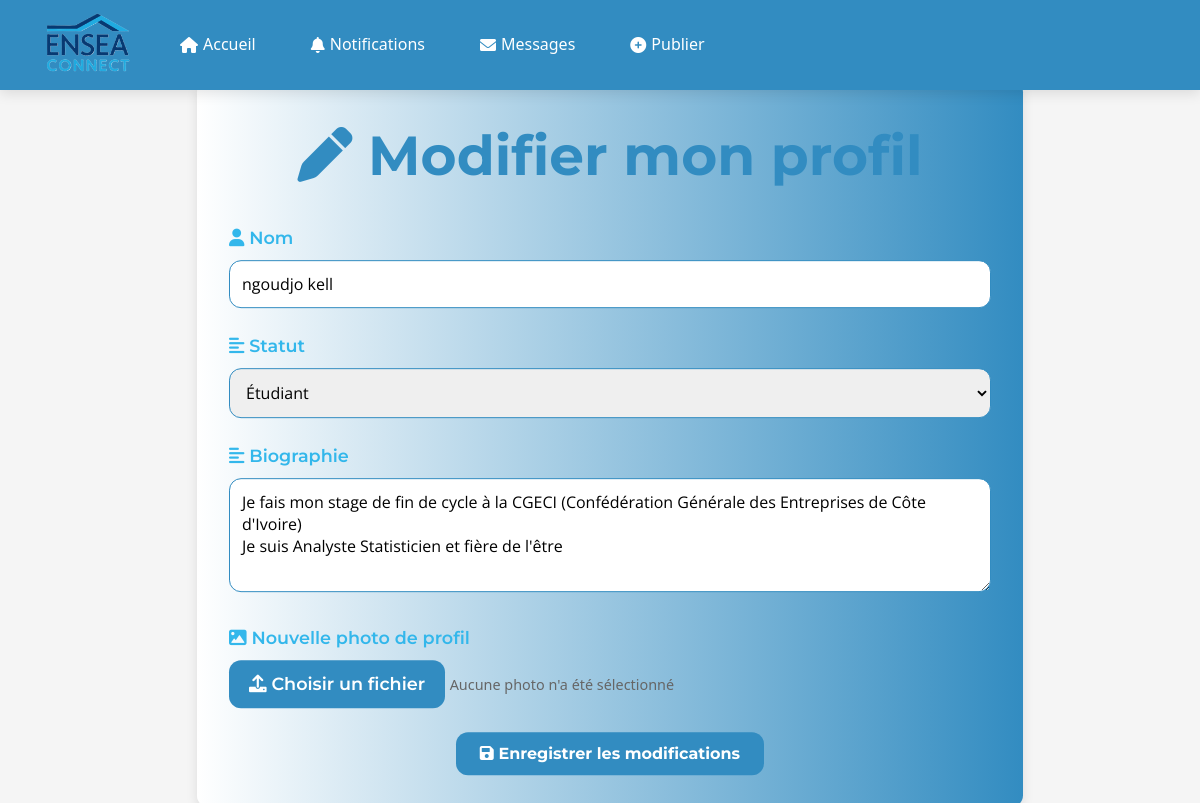
The page /utilisateur/modifier (signed in) on the database its author committed.
### models.py (models this page shows)
class Utilisateur(UserMixin, db.Model):
    id = db.Column(db.Integer, primary_key=True)
    nom = db.Column(db.String(100), nullable=False)
    email = db.Column(db.String(120), unique=True, nullable=False)
    mot_de_passe = db.Column(db.String(200), nullable=False)
    bio = db.Column(db.Text, default="")
    statut = db.Column(db.String(20), nullable=False, default="étudiant")
    photo = db.Column(db.String(255))

### routes/users.py (the view, shortened to what this page needs)
@bp.route('/modifier', methods=['GET', 'POST'])
@login_required
def edit_profile():
    user = current_user
    return render_template('users/edit_profile.html', user=user)

### app.py (called while the page is built)
@login_manager.user_loader
def load_user(user_id):
    from models import Utilisateur
    return Utilisateur.query.get(int(user_id))

@app.context_processor
def inject_now():
    return {'current_year': datetime.now().year}

@app.context_processor
def inject_nb_messages():
    if current_user.is_authenticated:
        nb = Message.query.filter_by(destinataire_id=current_user.id, lu=False).count()
        return {'nb_nouveaux_messages': nb}
    return {'nb_nouveaux_messages': 0}

@app.context_processor
def inject_notifs():
    if current_user.is_authenticated:
        nb = Notification.query.filter_by(utilisateur_id=current_user.id, lu=False).count()
        return {'nb_notifications': nb}
    return {'nb_notifications': 0}

### templates/users/edit_profile.html (shortened to what this page needs)
{% extends 'base.html' %}
{% block head %}
    <link rel="stylesheet" href="{{ url_for('static', filename='css/style_linkedin.css') }}">
{% endblock %}
{% block content %}
    <div class="form-container animated">
        <h2 class="card-title" style="text-align: center; font-weight: bold; font-size: 55px;"><i class="fas fa-pen"></i>       Modifier mon profil</h2>
        <form method="POST" enctype="multipart/form-data" action="{{ url_for('users.edit_profile') }}">
            <div class="form-group">
                <label for="nom"><i class="fas fa-user"></i> Nom</label>
                <input type="text" id="nom" name="nom" value="{{ user.nom }}" required>
            </div>
            <div class="form-group">
                <label for="statut"><i class="fas fa-align-left"></i> Statut</label>
                <select id="statut" name="statut" value = "{{ user.statut }}" required>
                    <option value="étudiant">Étudiant</option>
                </select>
            </div>
            <div class="form-group">
                <label for="bio"><i class="fas fa-align-left"></i> Biographie</label>
                <textarea id="bio" name="bio" rows="4">{{ user.bio }}</textarea>
            </div>
            <div class="form-group">
                <label for="photo"><i class="fas fa-image"></i> Nouvelle photo de profil</label>
                <div class="custom-file-upload" onclick="document.getElementById('photo').click();">  <i class="fas fa-upload"></i>  Choisir un fichier</div>
                <span class="file-name">Aucune photo n'a été sélectionné</span>
            </div>
            <div class="auth-footer" style="text-align: center;">
                <button type="submit" class="btn-primary">
                    <i class="fas fa-save"></i> Enregistrer les modifications
                </button>
            </div>
        </form>
    </div>
{% endblock %}

### static/css/style.css (style rules this page uses)
:root { --primary: #33b7eb; --secondary: #328CC1; --accent: #FFD700; --light: #F5F5F5; --white: #FFFFFF; --dark: #333333; --danger: #D64045; --shadow: 0 4px 12px rgba(0, 0, 0, 0.1); --radius: 12px; --transition: all 0.3s ease; }
* { margin: 0; padding: 0; box-sizing: border-box; }
body { display: flex; justify-content: left; padding: 0; height: 100%; flex: 1; flex-direction: column; font-family: 'Open Sans', sans-serif; line-height: 1.6; color: var(--dark); background-color: var(--light); min-height: 100vh; font-size: 1.1rem; }
.card-title { font-family: 'Montserrat', sans-serif; font-size: 2rem; margin-bottom: 0.5rem; color: var(--secondary); }
.form-container { background-color: var(--white); padding: 2rem; border-radius: var(--radius); box-shadow: var(--shadow); position: sticky; max-width: none; width: 70%; margin: 0 auto; top: 110px; animation: fadeIn 0.5s ease; }
.form-group { margin-bottom: 1.5rem; margin-top: 1.5rem; }
label { display: block; margin-bottom: 0.5rem; font-family: 'Montserrat', sans-serif; font-weight: 600; color: var(--primary); }
input[type="text"], input[type="email"], input[type="password"], input[type="url"], textarea, select { width: 100%; padding: 0.75rem; border: 1px solid var(--secondary); border-radius: var(--radius); font-family: 'Open Sans', sans-serif; font-size: 1rem; transition: var(--transition); }
button[type="submit"], .btn-primary { background-color: var(--secondary); color: var(--white); border: none; padding: 0.75rem 1.5rem; border-radius: var(--radius); cursor: pointer; font-family: 'Montserrat', sans-serif; font-size: 1rem; font-weight: bold; transition: var(--transition); }

### static/css/style_linkedin.css (style rules this page uses)
html, body { margin: 0; padding: 0; font-family: 'Segoe UI', sans-serif; background-color: #f5f5f5; color: #333; height: 100%; }
body { display: flex; flex-direction: column; justify-content: left; flex: 1; min-height: 100vh; font-size: 1.1rem; padding-top: 80px; padding-left: 20px; }

### templates/users/edit_profile.html (style rules this page uses)
.custom-file-upload { display: inline-block; padding: 10px 20px; background-color: var(--secondary, #328CC1); color: white; border-radius: var(--radius, 12px); cursor: pointer; font-family: 'Montserrat', sans-serif; font-weight: 600; transition: background-color 0.3s ease; }
.file-name { margin-top: 5px; color: #666; font-size: 0.9rem; }
.form-container { background: linear-gradient(90deg, var(--white, #FFFFFF) 0%, var(--secondary, #F5F5F5) 100%); }

### rows shown on the page
Utilisateur: nom "ngoudjo kell", statut "Étudiant", bio "Je fais mon stage de fin de cycle à la CGECI (Confédération Générale des Entreprises de Côte d'Ivoire) Je suis Analyste Statisticien et fière de l'être"
